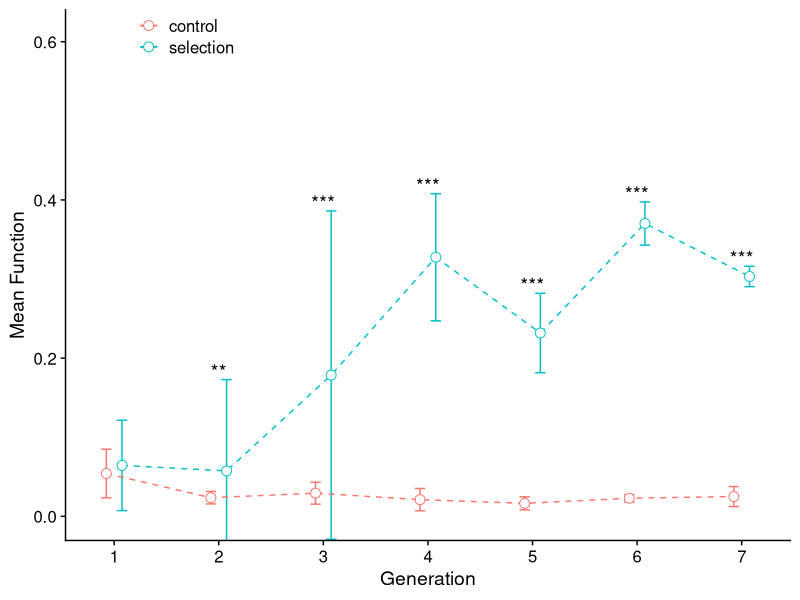
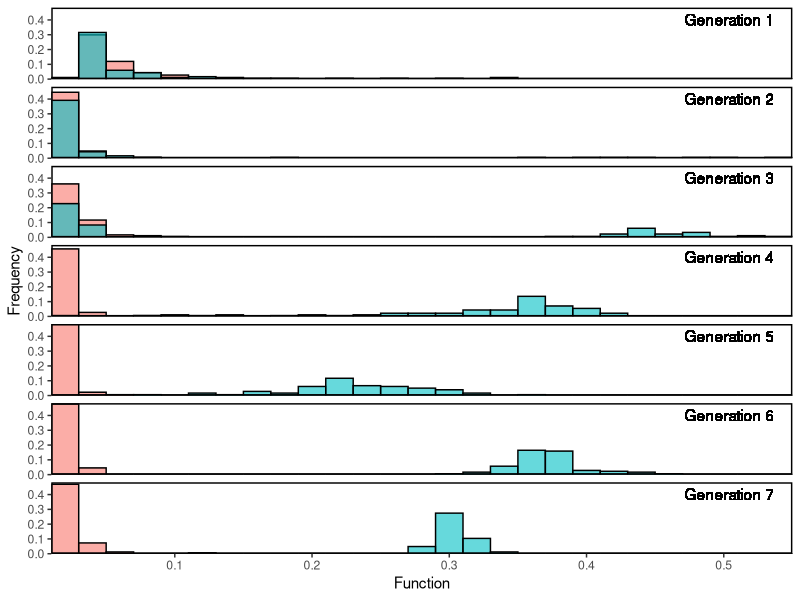
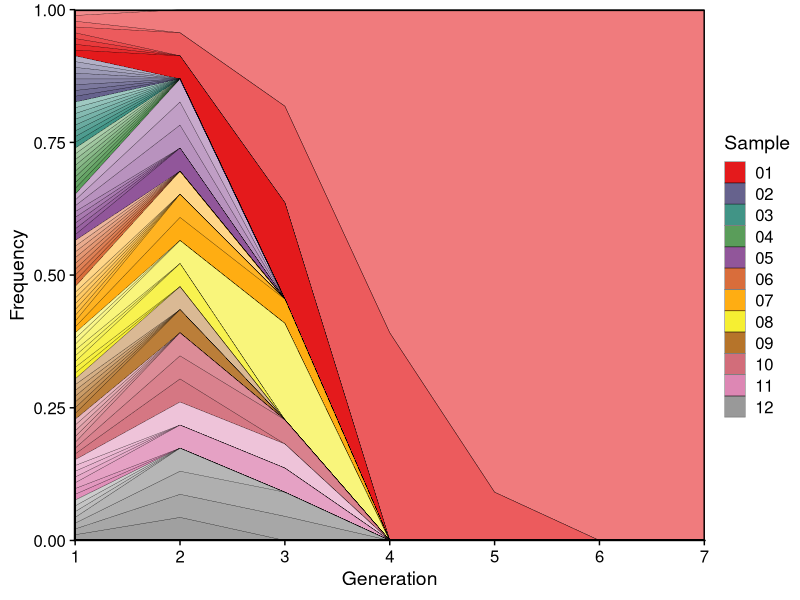

The R script that drew these images, in order: (Note: this script raises an error after producing the figures.)
#' This script makes figure from the farmer E coli

library(tidyverse)
library(data.table)
library(cowplot)

df_farmer_func <- fread("../data/temp/df_farmer_func.txt") %>% as_tibble
df_farmer_func_mean <- fread("../data/temp/df_farmer_func_mean.txt") %>% as_tibble
df_farmer_func_mean_star <- fread("../data/temp/df_farmer_func_mean_star.txt") %>% as_tibble
df_farmer_func_max <- fread("../data/temp/df_farmer_func_max.txt") %>% as_tibble
df_farmer_func_max_star <- fread("../data/temp/df_farmer_func_max_star.txt") %>% as_tibble
df_muller_expt <- fread("../data/temp/df_muller_expt.txt") %>% as_tibble()
df_farmer_heritability <- fread("../data/temp/df_farmer_heritability.txt")
df_farmer_heritability_boot_stat <- fread("../data/temp/df_farmer_heritability_boot_stat.txt")


# Panel A. Cartoon
p_cartoon <- ggdraw() + draw_image("../data/experimental_scheme/Figure2A.png")


# Panel B. Mean function
p_B <- df_farmer_func_mean %>%
    ggplot(aes(x = Transfer, y = MeanCommunityFunction, color = Experiment, group = Experiment)) +
    geom_errorbar(aes(x=Transfer, ymin = MeanCommunityFunction-SdCommunityFunction,
                      ymax = MeanCommunityFunction+SdCommunityFunction),
                  width = .2, position = position_dodge(0.3)) +
    geom_line(linetype = 2,position = position_dodge(0.3)) +
    geom_point(shape = 21, fill = "white", size = 3, position = position_dodge(0.3)) +
    # Add asterisk
    geom_text(data = df_farmer_func_mean_star, inherit.aes = F, aes(x = Transfer, y = AsteriskLocation, label = Asterisk), size = 5, color = "black") +
    coord_cartesian(ylim=c(0, 0.61)) +
    scale_x_continuous(breaks = 1:7) +
    scale_color_discrete(labels = c("control", "selection")) +
    theme_cowplot() +
    theme(legend.position = c(0.1, 0.95), legend.title = element_blank()) +
    labs(x = "Generation", y = "Mean Function")


# Panel C. Maximum function
p_C <- df_farmer_func_max %>%
    ggplot(aes(x = Transfer, y = MeanFunction, color = Experiment, group = Experiment)) +
    geom_errorbar(aes(x=Transfer, ymin = MeanFunction-SeFunction, ymax = MeanFunction+SeFunction),
                  width = .2, position = position_dodge(0.3)) +
    geom_line(linetype = 2, position = position_dodge(0.3)) +
    geom_point(shape = 24, fill = "white", size = 3, position = position_dodge(0.3)) +
    # Add asterisk
    geom_text(data = df_farmer_func_max_star, inherit.aes = F, aes(x = Transfer, y = AsteriskLocation, label = Asterisk), size = 5, color = "black") +
    scale_x_continuous(breaks = 1:7) +
    coord_cartesian(ylim=c(0, 0.61)) +
    theme_cowplot() +
    theme(legend.position = "none", legend.title = element_blank()) +
    labs(x = "Generation", y = "Maximum Function")

# Panel D. Histogram
p_D <- df_farmer_func %>%
    ggplot() +
    geom_histogram(aes(x = MeanFunction, y=(..count..)/tapply(..count..,..PANEL..,sum)[..PANEL..], fill = Experiment),
                   color = 1, alpha = 0.6, binwidth = 0.02, position = position_identity()) +
    scale_x_continuous(expand = c(0,0)) +
    scale_y_continuous(expand = c(0,0)) +
    scale_fill_discrete(labels = c("control", "selection")) +
    # Facet strips
    geom_text(aes(label = paste0("Generation ", Transfer)), x = Inf, y = Inf, hjust = 1.2, vjust = 1.5) +
    facet_grid(Transfer~.,
               labeller = labeller(Transfer = paste0("Generation ", 1:7) %>% setNames(1:7))) +
    theme_bw() +
    theme(legend.position ="none", legend.title = element_blank(), legend.background = element_blank(),
          panel.grid = element_blank(), panel.border = element_blank(),
          strip.background = element_blank(), strip.text = element_blank()) +
    labs(x = "Function", y = "Frequency") +
    panel_border(color = "black")

# Panel E. Heritability
p_E <- df_farmer_heritability %>%
    ggplot(aes(x = ParentFunction, y = OffspringFunction)) +
    #    geom_abline(slope = 1, intercept = 0, color = "grey", linetype = 2, size = .5) +
    geom_abline(data = df_farmer_heritability_boot_stat %>% filter(Transfer <= 2),
                color = "grey", linetype = 2,
                aes(slope = MeanSlope, intercept = MeanIntercept)) +
    geom_errorbar(aes(color = Origin, ymin = OffspringFunction-OffspringFunctionSe, ymax = OffspringFunction+OffspringFunctionSe)) +
    geom_errorbarh(aes(color = Origin, xmin = ParentFunction-ParentFunctionSe, xmax = ParentFunction+ParentFunctionSe)) +
    geom_point(aes(color = Origin, shape = Origin), fill = "white") +
    scale_color_manual(values = c("black", "#F3949B", "#E4211D")) +
    scale_shape_manual(values = c(21, 24, 22)) +
    scale_x_continuous(breaks = c(0.1, 0.5)) +
    scale_y_continuous(breaks = c(0.1, 0.5)) +
    coord_cartesian(xlim = c(0, 0.6), ylim = c(0, 0.6)) +
    # Strip
    geom_text(aes(label = paste0("Generation ", Transfer, "-", Transfer+1)), x = 0.3, y = Inf, vjust = 1.5)+ #, hjust = 1.5, vjust = 1.5) +
    #    geom_text(data = , x = 0.3, y = 0.5, paste0("Day", 1:6)) +
    # Add stat
    geom_text(data = df_farmer_heritability_boot_stat %>% filter(Transfer == 1),
              aes(label = paste0("h^2==", round(MeanSlope, 3))), size = 3,
              x = -Inf, y = 0.45, hjust = -0.3, parse = T) +
    geom_text(data = df_farmer_heritability_boot_stat %>% filter(Transfer == 1),
              aes(label = paste0(p.value_plot)), size = 3,
              x = -Inf, y = 0.39, hjust = -0.3) +
    geom_text(data = df_farmer_heritability_boot_stat %>% filter(Transfer == 2),
              aes(label = paste0("h^2==", round(MeanSlope, 3))), size = 3,
              x = 0.3, y = 0.25, hjust = -0.1, parse = T) +
    geom_text(data = df_farmer_heritability_boot_stat %>% filter(Transfer == 2),
              aes(label = paste0(p.value_plot)), size = 3,
              x = 0.3, y = 0.19, hjust = -0.1, parse = T) +
    geom_text(data = df_farmer_heritability_boot_stat %>% filter(Transfer >= 3),
              aes(label = paste0(p.value_plot)), size = 3,
              x = -Inf, y = -Inf, hjust = -.3, vjust = -1) +
    facet_wrap(Transfer~., labeller = labeller(Transfer = paste0("Generation ", 1:6, " - ", 2:7) %>% setNames(1:6))) +
    theme_bw() +
    theme(legend.position = "none",
          panel.border = element_blank(), panel.grid = element_blank(),
          strip.background = element_blank(),
          strip.text = element_blank()) +
    panel_border(color = "black", size = 1) +
    labs(x = "Parent", y = "Offspring")


# Panel F. Muller diagram
getPalette = colorRampPalette(RColorBrewer::brewer.pal(9, "Set1"))
p_F <- df_muller_expt %>%
    extract(col = Community, into = c("Replicate", "Sample"), regex = "(\\w)(\\d+)", remove = F) %>%
    extract(col = Transfer, into = "Transfer", regex = "T(\\d+)", remove = T) %>%
    mutate(Transfer = as.numeric(Transfer)) %>%
    ggplot(aes(x = Transfer, y = Frequency, fill = Sample, alpha = Replicate)) +
    geom_area(color = "black", size = .1) +
    scale_x_continuous(expand = c(0,0)) +
    scale_y_continuous(expand = c(0,0)) +
    scale_fill_manual(values =  getPalette(12)) +
    scale_alpha_manual(values = seq(0.5, 1, length.out = 8)) +
    theme_cowplot() +
    theme(legend.position = "right") +
    guides(alpha = F) +
    panel_border(color = "black") +
    labs(x = "Generation", y = "Frequency")

# Panel G. Heritability versus mean
df_G <- df_farmer_func_mean %>%
    filter(Experiment == "expt") %>%
    bind_rows(df_farmer_heritability_boot_stat %>% mutate(Transfer = Transfer + 0.5))

ylim.prim <- c(0, 1)   # in this example, heritability
ylim.sec <- c(0, 0.4)    # in this example, mean
b <- diff(ylim.prim)/diff(ylim.sec)
a <- b*(ylim.prim[1] - ylim.sec[1])
mycolors = c(left = "#E7861B", right = "#7997FF") # #00BFC4

p_G <- df_G %>%
    ggplot(aes(x = Transfer)) +
    # Heritability, primary axis
    geom_line(aes(y = MeanSlope, group = Experiment), linetype = 2, color = mycolors["left"]) +
    geom_point(aes(y = MeanSlope, group = Experiment), shape = 22, fill = "white", size = 3, color = mycolors["left"]) +
    # Mean, secondary axis
    geom_errorbar(aes(x=Transfer, ymin = a + b * (MeanCommunityFunction-SeCommunityFunction),
                      ymax = a + b * (MeanCommunityFunction+SeCommunityFunction)),
                  width = .2, position = position_dodge(0.01), color = mycolors["right"]) +
    geom_line(aes(y = a + b * MeanCommunityFunction, group = Experiment), linetype = 2, color = mycolors["right"]) +
    geom_point(aes(y = a + b * MeanCommunityFunction, group = Experiment), shape = 21, fill = "white", size = 3, color = mycolors["right"]) +
    scale_x_continuous(breaks = 1:7) +
    scale_y_continuous("Heritability", sec.axis = sec_axis(~ (. - a)/b, name = "Mean")) +
    theme_cowplot() +
    theme(legend.position = "top", legend.title = element_blank(),
          axis.title.y = element_text(color = mycolors["left"]),
          axis.text.y = element_text(color = mycolors["left"]),
          axis.line.y = element_line(color = mycolors["left"]),
          axis.ticks.y = element_line(color = mycolors["left"]),
          axis.title.y.right = element_text(color = mycolors["right"]),
          axis.text.y.right = element_text(color = mycolors["right"]),
          axis.line.y.right = element_line(color = mycolors["right"]),
          axis.ticks.y.right = element_line(color = mycolors["right"])
    ) +
    labs(x = "Generation")


# Put together panels
p_BC <- plot_grid(plotlist = list(p_B, p_C), nrow = 1, labels = c("B", "C"), align = "hv", greedy = T)
p_EFG <- plot_grid(plotlist = list(p_E, p_F, p_G), nrow = 1, labels = c("E", "F", "G"), rel_widths = c(4,3,2.5))
p_left_column <- plot_grid(plotlist = list(p_cartoon, NULL, p_BC, NULL, p_EFG), ncol = 1, labels = c("A", "", ""), rel_heights = c(3.5, 0.3, 3, 0.5, 3))
p <- plot_grid(p_left_column, p_D, ncol = 2, labels = c("", "D"), rel_widths = c(6, 1.5))

ggsave("../figure/Fig2.png", plot = p, width = 16, height = 12)
ggsave("../figure/Fig2.pdf", plot = p, width = 16, height = 12)

